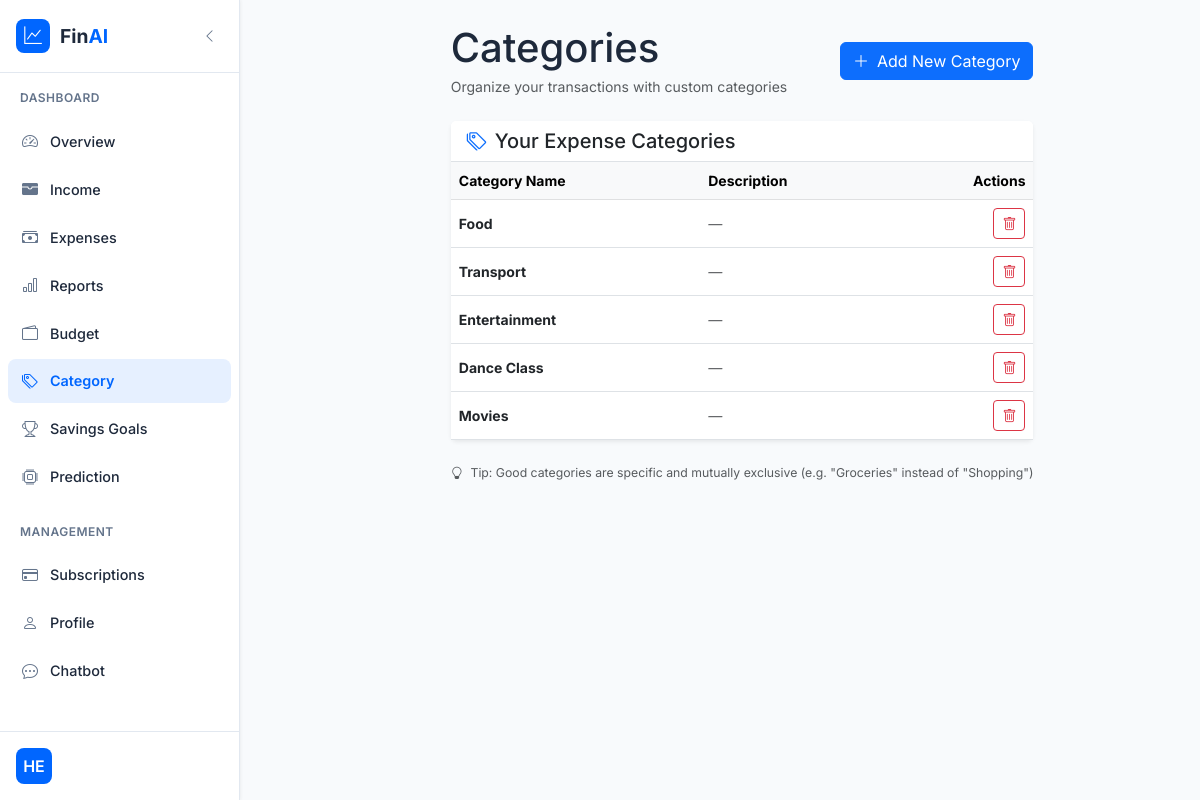
Page /add_category/ (signed in) on the committed database.
### app/models.py (models this page shows)
class Finanace_Category(models.Model):
    user = models.ForeignKey(User, on_delete=models.CASCADE, blank=True, null=True)
    category = models.CharField(max_length=50, null=True)
    description = models.CharField(max_length=100, null=True)
    class Meta:
        db_table = 'Finanace_Category'

### app/views.py (the view, shortened to what this page needs)
# urls.py: path('add_category/', add_category, name='add_category'),
@login_required()
def add_category(request):
    get_categories = Finanace_Category.objects.filter(user=request.user)
    return render(request, 'add_category.html', {'get_categories':get_categories})

### templates/add_category.html (shortened to what this page needs)
{% extends 'dashboard.html' %}
{% block main %}
<button class="sidebar-toggle d-none d-lg-block" id="sidebarToggle" title="Collapse sidebar">
</button>
<div style="margin-left: 400px;">
    <div class="dashboard-content">
        <div class="d-flex flex-column flex-md-row justify-content-between align-items-start align-items-md-center mb-4 gap-3">
            <div>
                <h1 class="mb-1">Categories</h1>
                <p class="text-muted mb-0">Organize your transactions with custom categories</p>
            </div>
            <button class="btn btn-primary d-flex align-items-center" data-bs-toggle="modal" data-bs-target="#addCategoryModal">
                <i class="bi bi-plus-lg me-2"></i>
                Add New Category
            </button>
        </div>
        <div class="card border-0 shadow-sm">
            <div class="card-header bg-white border-bottom">
                <h5 class="mb-0 d-flex align-items-center">
                    <i class="bi bi-tags me-2 text-primary"></i>
                    Your Expense Categories
                </h5>
            </div>
            <div class="card-body p-0">
                {% if get_categories %}
                <div class="table-responsive">
                    <table class="table table-hover mb-0 align-middle">
                        <thead class="table-light">
                            <tr>
                                <th scope="col">Category Name</th>
                                <th scope="col">Description</th>
                                <th scope="col" class="text-end" style="width: 140px;">Actions</th>
                            </tr>
                        </thead>
                        <tbody>
                            {% for category in get_categories %}
                            <tr>
                                <td>
                                    <strong>{{ category.category }}</strong>
                                </td>
                                <td>
                                    {% if category.description %}
                                        {{ category.description }}
                                    {% else %}
                                        <span class="text-muted fst-italic">—</span>
                                    {% endif %}
                                </td>
                                <td class="text-end">
                                    <div class="btn-group btn-group-sm">
                                        <a href="{% url 'remove_category' category.id %}" class="btn btn-outline-danger" title="Delete" disabled>
                                            <i class="bi bi-trash"></i>
                                        </a>
                                    </div>
                                </td>
                            </tr>
                            {% endfor %}
                        </tbody>
                    </table>
                </div>
                {% endif %}
            </div>
        </div>
        {% if get_categories %}
        <div class="mt-4 text-center text-muted small">
            <i class="bi bi-lightbulb me-1"></i>
            Tip: Good categories are specific and mutually exclusive (e.g. "Groceries" instead of "Shopping")
        </div>
        {% endif %}
    </div>
</div>
{% endblock %}

### templates/dashboard.html (shortened to what this page needs)
<!DOCTYPE html>
<html lang="en">
<head>
    <link href="https://cdn.jsdelivr.net/npm/bootstrap@5.3.0-alpha1/dist/css/bootstrap.min.css" rel="stylesheet">
    <link rel="stylesheet" href="https://cdn.jsdelivr.net/npm/bootstrap-icons@1.10.0/font/bootstrap-icons.css">
</head>
<body>
    {% block nav %}
    <aside class="sidebar">
        <div class="sidebar-header">
            <a href="#" class="brand">
                <div class="brand-icon">
                    <i class="bi bi-graph-up"></i>
                </div>
                <div class="brand-text">
                    Fin<span>AI</span>
                </div>
            </a>
            <button class="sidebar-toggle d-none d-lg-block" id="sidebarToggle" title="Collapse sidebar">
                <i class="bi bi-chevron-left"></i>
            </button>
        </div>
        <nav class="sidebar-nav">
            <div class="nav-section">
                <div class="nav-label">Dashboard</div>
                <div class="nav-item">
                    <a href="{% url 'dashboard' %}" class="nav-link {% if request.resolver_match.url_name == 'dashboard' %}active{% endif %}" data-page="dashboard">
                        <div class="nav-icon">
                            <i class="bi bi-speedometer2"></i>
                        </div>
                        <span class="nav-text">Overview</span>
                    </a>
                </div>
                <div class="nav-item">
                    <a href="{% url 'add_income' %}" class="nav-link {% if request.resolver_match.url_name == 'add_income' %}active{% endif %}" data-page="income">
                        <div class="nav-icon">
                            <i class="bi bi-wallet-fill"></i>
                        </div>
                        <span class="nav-text">Income</span>
                    </a>
                </div>
                <div class="nav-item">
                    <a href="{% url 'add_expenses' %}" class="nav-link {% if request.resolver_match.url_name == 'add_expenses' %}active{% endif %}" data-page="expenses">
                        <div class="nav-icon">
                            <i class="bi bi-cash-stack"></i>
                        </div>
                        <span class="nav-text">Expenses</span>
                    </a>
                </div>
                <div class="nav-item">
                    <a href="{% url 'expenses_report' %}" class="nav-link {% if request.resolver_match.url_name == 'expenses_report' %}active{% endif %}" data-page="reports">
                        <div class="nav-icon">
                            <i class="bi bi-bar-chart"></i>
                        </div>
                        <span class="nav-text">Reports</span>
                    </a>
                </div>
                <div class="nav-item">
                    <a href="{% url 'budget_goals' %}" class="nav-link {% if request.resolver_match.url_name == 'budget_goals' %}active{% endif %}" data-page="budget">
                        <div class="nav-icon">
                            <i class="bi bi-wallet2"></i>
                        </div>
                        <span class="nav-text">Budget</span>
                    </a>
                </div>
                <div class="nav-item">
                    <a href="/add_category" class="nav-link {% if request.path == '/add_category/' %}active{% endif %}" data-page="budget">
                        <div class="nav-icon">
                            <i class="bi bi-tags"></i>
                        </div>
                        <span class="nav-text">Category</span>
                    </a>
                </div>
                <div class="nav-item">
                    <a href="{% url 'savings_goals' %}" class="nav-link {% if request.resolver_match.url_name == 'savings_goals' %}active{% endif %}" data-page="savings">
                        <div class="nav-icon">
                            <i class="bi bi-trophy"></i>
                        </div>
                        <span class="nav-text">Savings Goals</span>
                    </a>
                </div>
                <div class="nav-item">
                    <a href="{% url 'predict' %}" class="nav-link {% if request.resolver_match.url_name == 'predict' %}active{% endif %}" data-page="reports">
                        <div class="nav-icon">
                            <i class="bi bi-cpu"></i>
                        </div>
                        <span class="nav-text">Prediction</span>
                    </a>
                </div>
            </div>
            <div class="nav-section">
                <div class="nav-label">Management</div>
                <div class="nav-item">
                    <a href="{% url 'subscription_list' %}" class="nav-link {% if request.resolver_match.url_name == 'subscription_list' %}active{% endif %}" data-page="subscriptions">
                        <div class="nav-icon">
                            <i class="bi bi-credit-card"></i>
                        </div>
                        <span class="nav-text">Subscriptions</span>
                    </a>
                </div>
                <div class="nav-item">
                    <a href="{% url 'profile_view' %}" class="nav-link {% if request.resolver_match.url_name == 'profile_view' %}active{% endif %}" data-page="profile">
                        <div class="nav-icon">
                            <i class="bi bi-person"></i>
                        </div>
                        <span class="nav-text">Profile</span>
                    </a>
                </div>
                <div class="nav-item">
                    <a href="{% url 'chatbot' %}" class="nav-link {% if request.resolver_match.url_name == 'chatbot' %}active{% endif %}" data-page="chatbot">
                        <div class="nav-icon">
                            <i class="bi bi-chat-dots"></i>
                        </div>
                        <span class="nav-text">Chatbot</span>
                    </a>
                </div>
                </div>
                <div class="nav-item">
                    <a href="{% url 'user_logout' %}" class="nav-link" data-page="settings">
                        <div class="nav-icon">
                        </div>
                        <span class="nav-text">Logout</span>
                    </a>
                </div>
        </nav>
        <div class="user-profile">
            <div class="profile-content">
                <div class="profile-avatar">
                {{ user.username|slice:":2"|upper }}
                </div>
                <div class="profile-info">
                </div>
            </div>
        </div>
    </aside>
    {% endblock %}
    {% block main %}{% endblock %}
</body>
</html>

### templates/dashboard.html (style rules this page uses)
:root { --primary: #0066FF; --primary-light: #E6F0FF; --secondary: #7C3AED; --accent: #00D4AA; --dark: #1E293B; --light: #F8FAFC; --gray: #64748B; --gray-light: #F1F5F9; --success: #10B981; --warning: #F59E0B; --danger: #EF4444; --sidebar-width: 240px; --sidebar-collapsed: 70px; --transition: all 0.2s ease; }
* { margin: 0; padding: 0; box-sizing: border-box; }
body { font-family: 'Inter', sans-serif; background-color: var(--light); color: var(--dark); display: flex; min-height: 100vh; font-size: 14px; line-height: 1.5; }
.sidebar { background: white; width: var(--sidebar-width); min-height: 100vh; position: fixed; left: 0; top: 0; z-index: 100; border-right: 1px solid #E2E8F0; transition: var(--transition); box-shadow: 1px 0 3px rgba(0, 0, 0, 0.05); }
.sidebar-header { padding: 1.2rem 1rem; border-bottom: 1px solid #E2E8F0; display: flex; align-items: center; justify-content: space-between; }
.brand { display: flex; align-items: center; text-decoration: none; gap: 10px; }
.brand-icon { width: 34px; height: 34px; background: var(--primary); border-radius: 8px; display: flex; align-items: center; justify-content: center; color: white; font-size: 1.1rem; }
.brand-text { font-weight: 700; font-size: 1.2rem; color: var(--dark); }
.brand-text span { color: var(--primary); }
.sidebar-nav { padding: 1rem 0.5rem; height: calc(100vh - 140px); overflow-y: auto; }
.nav-section { margin-bottom: 1.5rem; }
.nav-label { font-size: 0.75rem; text-transform: uppercase; letter-spacing: 0.5px; color: var(--gray); font-weight: 600; margin-bottom: 0.75rem; padding: 0 0.75rem; }
.nav-item { margin-bottom: 0.25rem; }
.nav-link { display: flex; align-items: center; padding: 0.7rem 0.75rem; color: var(--dark); text-decoration: none; border-radius: 8px; transition: var(--transition); font-weight: 500; font-size: 0.9rem; }
.nav-link.active { background: var(--primary-light); color: var(--primary); font-weight: 600; }
.nav-icon { width: 20px; height: 20px; display: flex; align-items: center; justify-content: center; margin-right: 10px; color: var(--gray); font-size: 1rem; transition: var(--transition); }
.nav-link.active .nav-icon { color: var(--primary); }
.nav-text { white-space: nowrap; font-size: 0.9rem; }
.user-profile { position: absolute; bottom: 0; width: 100%; padding: 1rem; border-top: 1px solid #E2E8F0; background: white; }
.profile-content { display: flex; align-items: center; gap: 10px; }
.profile-avatar { width: 36px; height: 36px; border-radius: 8px; background: var(--primary); display: flex; align-items: center; justify-content: center; color: white; font-size: 1rem; font-weight: 600; }
.profile-info { flex: 1; }
.dashboard-content { padding: 1.5rem; }
.sidebar-toggle { background: none; border: none; color: var(--gray); cursor: pointer; padding: 0.4rem; border-radius: 4px; transition: var(--transition); }

### rows in the picture
Finanace_Category: category "Food"
Finanace_Category: category "Transport"
Finanace_Category: category "Entertainment"
Finanace_Category: category "Dance Class"
Finanace_Category: category "Movies"

### other values in the picture
{{ user.username|slice:":2"|upper }} "HE"
